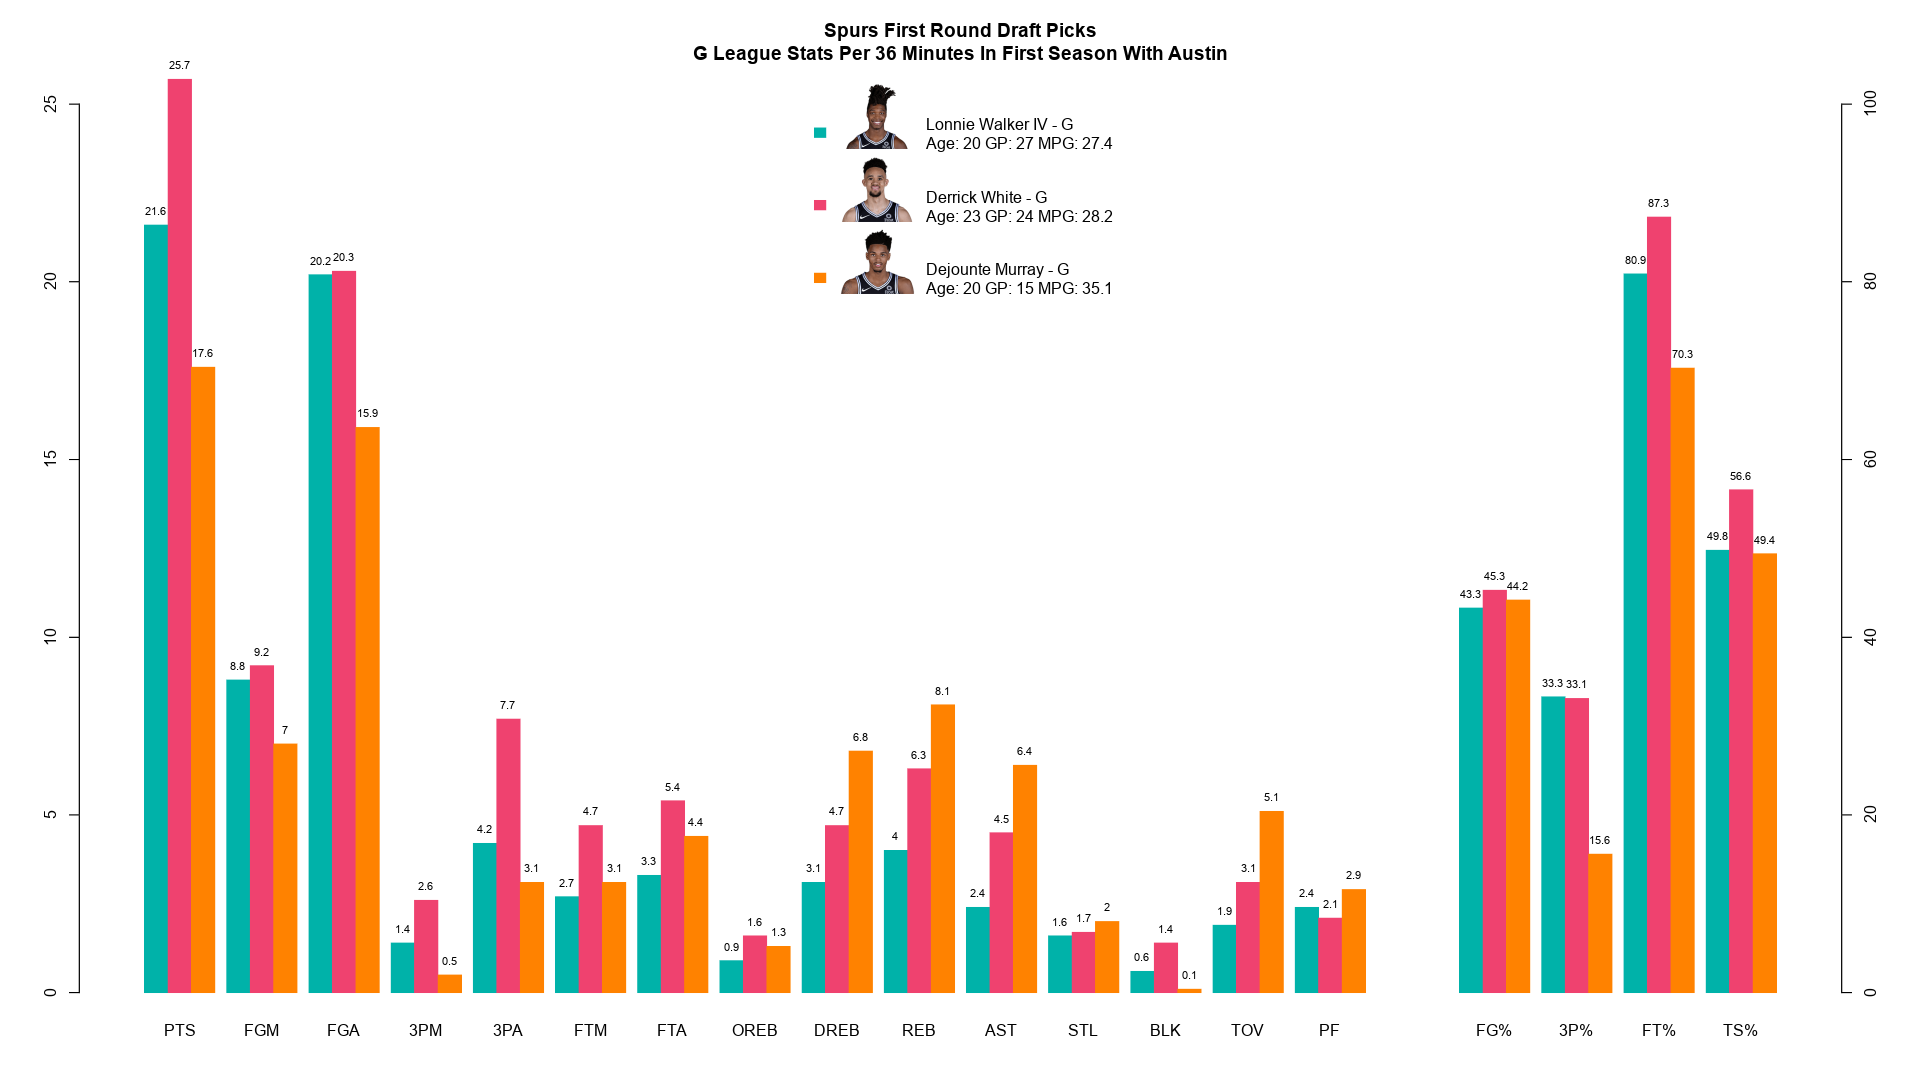

Source code (R):
library(magick)
fig <- image_graph(width = 1920, height = 1080, res = 96)

# incomplete stats; will need updating
lw.stats <-
    c(21.6,
      8.8,
      20.2,
      1.4,
      4.2,
      2.7,
      3.3,
      0.9,
      3.1,
      4,
      2.4,
      1.6,
      0.6,
      1.9,
      2.4)
lw.shooting <- c(43.3, 33.3, 80.9, 49.8)
dw.stats <-
    c(25.7,
      9.2,
      20.3,
      2.6,
      7.7,
      4.7,
      5.4,
      1.6,
      4.7,
      6.3,
      4.5,
      1.7,
      1.4,
      3.1,
      2.1)
dw.shooting <- c(45.3, 33.1, 87.3, 56.6)
dm.stats <-
    c(17.6, 7, 15.9, 0.5, 3.1, 3.1, 4.4, 1.3, 6.8, 8.1, 6.4, 2, 0.1, 5.1, 2.9)
dm.shooting <- c(44.2, 15.6, 70.3, 49.4)

player.names <-
    c(
        'Lonnie Walker IV - G\nAge: 20 GP: 27 MPG: 27.4',
        'Derrick White - G\nAge: 23 GP: 24 MPG: 28.2',
        'Dejounte Murray - G\nAge: 20 GP: 15 MPG: 35.1'
    )
stats.names <-
    c(
        'PTS',
        'FGM',
        'FGA',
        '3PM',
        '3PA',
        'FTM',
        'FTA',
        'OREB',
        'DREB',
        'REB',
        'AST',
        'STL',
        'BLK',
        'TOV',
        'PF'
    )
shooting.names <- c('FG%', '3P%', 'FT%', 'TS%')

# i don't know what's the best way to create the barplot; this seems to work
stats.matrix <-
    matrix(
        rbind(lw.stats, dw.stats, dm.stats),
        ncol = 15,
        dimnames = list(player.names, stats.names)
    )
shooting.matrix <-
    matrix(
        rbind(lw.shooting, dw.shooting, dm.shooting),
        ncol = 4,
        dimnames = list(player.names, shooting.names)
    )
dummy.matrix <- matrix(c(NA, NA, NA))
# before combining stats with shooting, downscale shooting values by 4
m <- cbind(stats.matrix, dummy.matrix, shooting.matrix / 4)
par(mar = c(4.1, 4.1, 4.1, 4.1))
bp <-
    barplot(
        m,
        beside = TRUE,
        col = c('#00B2A9', '#EF426F', '#FF8200'),
        legend = player.names,
        args.legend = list(
            x = 'top',
            bty = 'n',
            x.intersp = 7,
            y.intersp = 3,
            border = NA
        ),
        main = paste0('Spurs First Round Draft Picks\n',
                      'G League Stats Per 36 Minutes ',
                      'In First Season With Austin'),
        border = NA,
        space = c(0, 0.5)
    )

# create the other y-axis
axis(side = 4,
     at = (0:5 * 5),
     labels = (0:5 * 20))

# add the exact values on the plot
actual.m <- cbind(stats.matrix, dummy.matrix, shooting.matrix)
text(
    x = bp,
    y = m,
    labels = actual.m,
    pos = 3,
    cex = 0.7,
    xpd = NA
)

dev.off()
lw <- image_read('https://ak-static.cms.nba.com/wp-content/uploads/headshots/nba/latest/260x190/1629022.png')
lw <- image_scale(lw, 'x65')
dw <- image_read('https://ak-static.cms.nba.com/wp-content/uploads/headshots/nba/latest/260x190/1628401.png')
dw <- image_scale(dw, 'x65')
dm <- image_read('https://ak-static.cms.nba.com/wp-content/uploads/headshots/nba/latest/260x190/1627749.png')
dm <- image_scale(dm, 'x65')
out <- image_composite(fig, lw, offset = '+833+84')
out <- image_composite(out, dw, offset = '+831+157')
out <- image_composite(out, dm, offset = '+834+229')

image_write(out, path = 'first_round.png', format = 'png')
